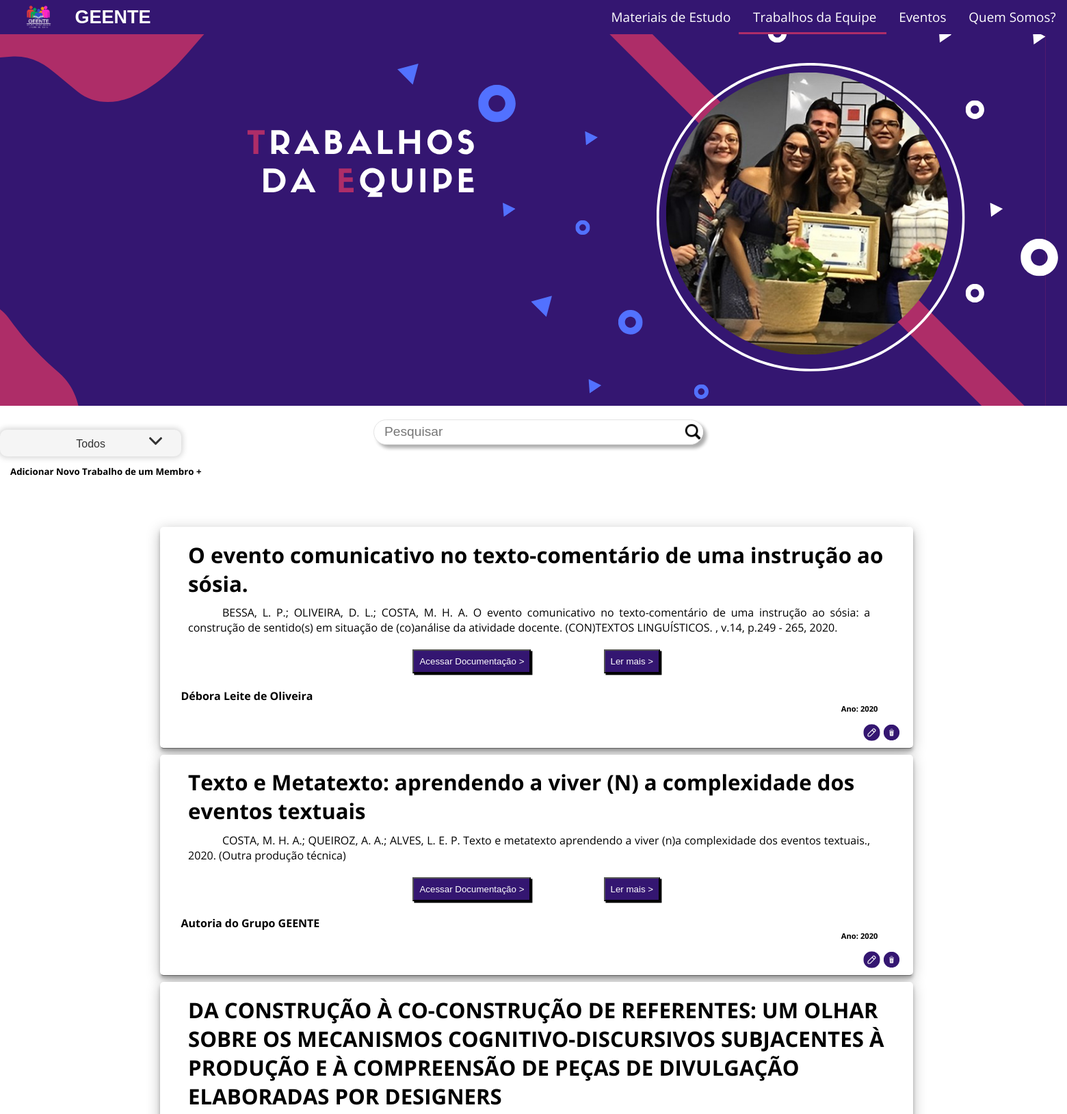
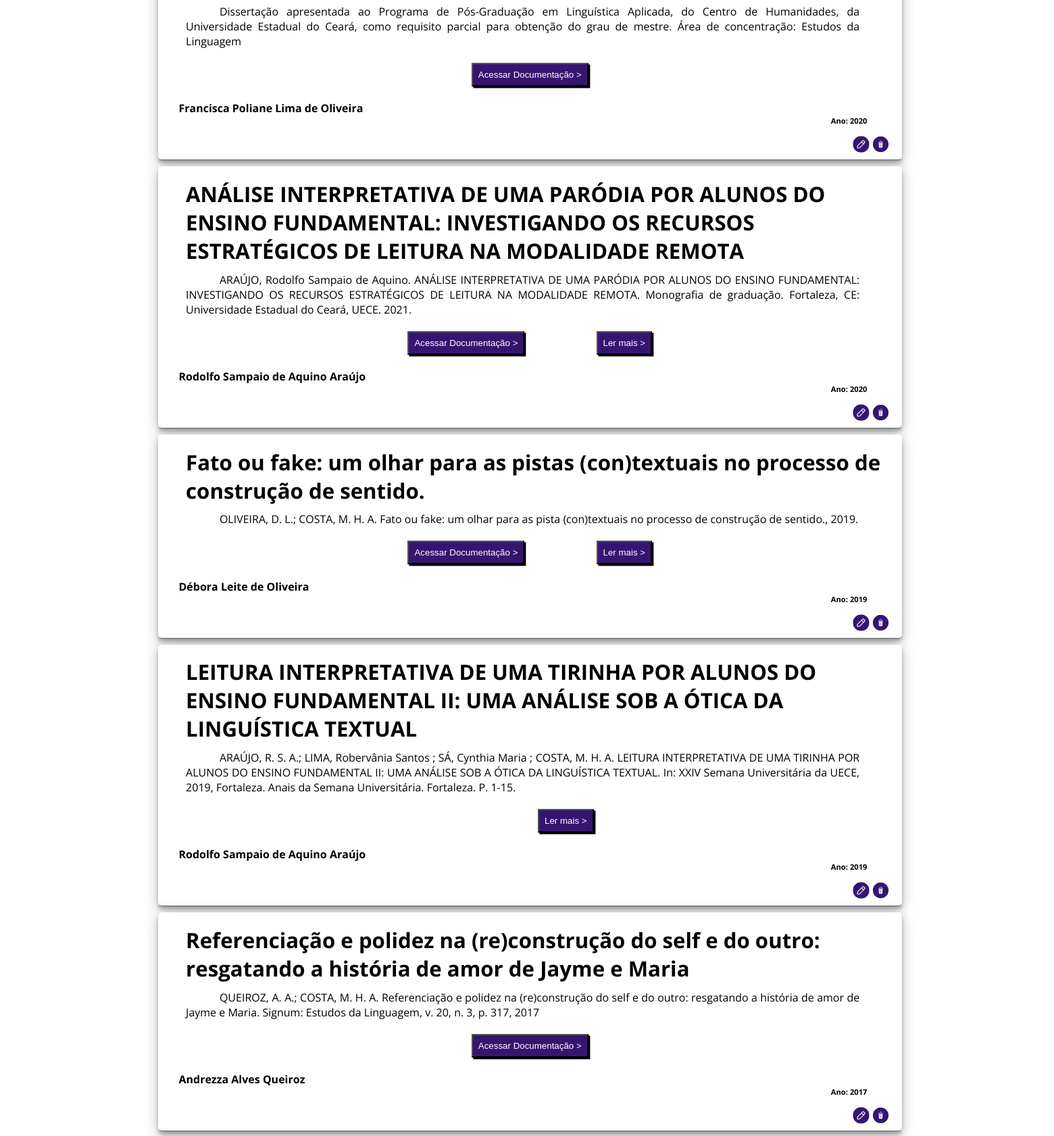
The page /paginas/trabalhos.php (signed in, upper part) on the database its author committed (2 pictures, top to bottom).
### tables this page shows
CREATE TABLE `trabalho` (
  `Id` int(11) NOT NULL,
  `Titulo` varchar(255) NOT NULL,
  `Descricao` varchar(9999) NOT NULL,
  `Data` date NOT NULL,
  `Autor` varchar(255) NOT NULL,
  `Nome_doc` varchar(255) NOT NULL,
  `Link` varchar(500) NOT NULL,
  `Categoria` varchar(255) NOT NULL
);

### paginas/trabalhos.php (the view, shortened to what this page needs)
<?php
include_once '../php/db_connect.php';
if(isset($_POST['catg']) && $_POST['catg'] == "Todos"){
    $categoria = $_POST['catg'];
    $sql = "SELECT * FROM trabalho ORDER BY Data DESC";
    $query= mysqli_query($conexao, $sql);
    $total = mysqli_num_rows($query);
}else if(isset($_POST['catg'])){
    $categoria = $_POST['catg'];
    $sql = "SELECT * FROM trabalho where Categoria = '$categoria'  ORDER BY Data DESC";
    $query= mysqli_query($conexao, $sql);
    $total = mysqli_num_rows($query);
}else if(isset($_SESSION['Page']) and $_SESSION['Page'] == "trabalhos"){
    if($_SESSION['Pesquisa'] != null){
        $sql = $_SESSION['Pesquisa'];
        $query= mysqli_query($conexao, $sql);
        $total = mysqli_num_rows($query);
    }
}else{
    $categoria = null;
    $sql = "SELECT * FROM trabalho ORDER BY Data DESC";
    $query= mysqli_query($conexao, $sql);
    $total = mysqli_num_rows($query);
}
?>
<!DOCTYPE html>
<html lang="pt-br">
<head>
    <link rel="stylesheet" href="../css/style_trabalhos.css">
</head>
<body>
    <section>
        <header id="n">
            <div class="menu">
                <ul>
                    <img src="../arquivos/logo.png" alt="" class="logo">
                    <a href="../index.php"><H1>GEENTE</H1></a>
                    <div id="lis_1">
                        <li><a href="integrantes.php" id="qs">Quem Somos?</a></li>
                        <li><a href="eventos.php" id="evt">Eventos</a></li>
                        <li><a href="trabalhos.php" id="te">Trabalhos da Equipe</a></li>
                        <li><a href="material.php" id="me">Materiais de Estudo</a></li>
                    </div>
                </ul>
            </div>
            <nav id="menu_mobile">
            </nav>
            <hr class="subl" id="linhamenu">
        </header>
        <div class="fundo">
        </div>
        <div class="titulo" id="titulo">
            <img id="tit_img" src="../imagens/trabalhostexto.svg" alt=""  draggable="false">
        </div>
        <article id="article">
            <div class="escopo">
                <div class="filtro">
                    <div class="barra">
                        <form action="../php/db_pesquisa.php" method="post">
                            <input type="text" onclick="barra()" id="barra" name="pesquisar" class="input" placeholder="Pesquisar">
                            <img src="../imagens/pesquisar.png" class="lupa" alt="">
                        </form>
                    </div>
                    <div class="categoria">
                        <select name="categoria" id="categoria" onclick="girar()">
                            <?php
                                if($categoria == null or $categoria == 'Todos'){
                                    echo '
                                        <option value="Todos">Todos</option>
                                        <option value="Artigo Científico">Artigos Científicos</option>
                                        <option value="Dissertação">Dissertações</option>
                                        <option value="Livro">Livros</option>
                                        <option value="Tese">Teses</option>
                                        <option value="Outros">Outros</option>
                                    ';
                                }else if($categoria == 'Artigo Científico'){
                                    echo '
                                        <option value="Artigo Científico">Artigos Científicos</option>
                                        <option value="Todos">Todos</option>
                                        <option value="Dissertação">Dissertações</option>
                                        <option value="Livro">Livros</option>
                                        <option value="Tese">Teses</option>
                                        <option value="Outros">Outros</option>
                                    ';
                                }else if($categoria == 'Dissertação'){
                                    echo '
                                        <option value="Dissertação">Dissertações</option>
                                        <option value="Todos">Todos</option>
                                        <option value="Artigo Científico">Artigos Científicos</option>
                                        <option value="Livro">Livros</option>
                                        <option value="Tese">Teses</option>
                                        <option value="Outros">Outros</option>
                                    ';
                                }else if($categoria == 'Livro'){
                                    echo '
                                        <option value="Livro">Livros</option>
                                        <option value="Todos">Todos</option>
                                        <option value="Artigo Científico">Artigos Científicos</option>
                                        <option value="Dissertação">Dissertações</option>
                                        <option value="Tese">Teses</option>
                                        <option value="Outros">Outros</option>
                                    ';
                                }else if($categoria == 'Tese'){
                                    echo '
                                        <option value="Tese">Teses</option>
                                        <option value="Todos">Todos</option>
                                        <option value="Artigo Científico">Artigos Científicos</option>
                                        <option value="Dissertação">Dissertações</option>
                                        <option value="Livro">Livros</option>
                                        <option value="Outros">Outros</option>
                                    ';
                                }
                            ?>
                        </select>
                        <img src="../imagens/seta.png" alt="" class="seta_img" id="imgg">
                    </div>
                </div>
                <?php
                    if($_SESSION['Adm'] == true){
                        echo "
                            <style>
                                .subl {
                                    top: 47px;
                                }
                            </style>
                            <div class='add'>
                                <h5><a href='add_trabalho.php'>Adicionar Novo Trabalho de um Membro <span class='plus'>+</span></a></h5>
                            </div>
                        ";
                    }
                ?>
                <div class="corpo">
                    <?php
                        if($total > 0){
                            while($valor = mysqli_fetch_array($query)){
                                $data = "Ano: ".(substr($valor["Data"], -10, -6));
                                $Nome_doc = $valor["Nome_doc"];
                                $letra_a = array("á", "à", "â", "ã");
                                $letra_A = array("Á", "À", "Â", "Ã");
                                $letra_o = array("ó", "ò", "ô", "õ");
                                $letra_O = array("Ó", "Ò", "Ô", "Õ");
                                $letra_e = array("é", "è", "ê");
                                $letra_E = array("É", "È", "Ê");
                                $letra_i = array("í", "ì");
                                $letra_I = array("Í", "Ì");
                                $letra_u = array("ú", "ù", "û");
                                $letra_U = array("Ú", "Ù", "Û");
                                $letra_c = array("ç");
                                $letra_C = array("Ç");
                                $Nome_doc = str_replace($letra_a, "a", $Nome_doc);
                                $Nome_doc = str_replace($letra_A, "A", $Nome_doc);
                                $Nome_doc = str_replace($letra_o, "o", $Nome_doc);
                                $Nome_doc = str_replace($letra_O, "O", $Nome_doc);
                                $Nome_doc = str_replace($letra_e, "e", $Nome_doc);
                                $Nome_doc = str_replace($letra_E, "E", $Nome_doc);
                                $Nome_doc = str_replace($letra_u, "u", $Nome_doc);
                                $Nome_doc = str_replace($letra_U, "U", $Nome_doc);
                                $Nome_doc = str_replace($letra_c, "c", $Nome_doc);
                                $Nome_doc = str_replace($letra_C, "C", $Nome_doc);
                                $Nome_doc = str_replace($letra_i, "i", $Nome_doc);
                                $Nome_doc = str_replace($letra_I, "I", $Nome_doc);
                    ?>
                                <div class="bloco">
                                    <div class="tit">
                                        <h2><?php echo $valor["Titulo"]; ?> </h2>
                                    </div>
                                    <div class="desc">
                                        <p><?php echo $valor["Descricao"]; ?></p>
                                    </div>
                                    <div class="buttons">
                                    <?php
                                        if($valor["Nome_doc"] != null){
                                            if(substr($valor["Nome_doc"], -4) == "docx" or substr($valor["Nome_doc"], -3) == "doc"){
                                                echo "<a id='doc' target='_blank' href='../php/documentos/trabalho/".$Nome_doc."'><button><p>Baixar Documentação &gt;</p></button></a>";
                                            }else{
                                                echo "<a id='doc' target='_blank' href='../php/documentos/trabalho/".$Nome_doc."'><button><p>Acessar Documentação &gt;</p></button></a>";
                                            }
                                        }
                                        if($valor['Link'] != ""){
                                            echo '<a target="_blank" id="link" href="'.$valor['Link'].'"><button><p>Ler mais &gt;</p></button></a>';
                                        }
                                    ?>
                                    </div>
                                    <div class="autor">
                                        <p><?php echo $valor["Autor"]; ?></p>
                                    </div>
                                    <div class="data">
                                        <p><?php echo $data; ?></p>
                                    </div>
                                    <?php
                                        if($_SESSION['Adm'] == true){
                                    ?>
                                        <div class="CRUD">
                                            <div class="editar">
                                                <a href="../php/db_editar_trabalho.php?<?php echo $valor["Id"];?>"><img src="../imagens/edit.svg" width="100%" height="100%"></a>
                                            </div>
                                            <div class="excluir">
                                                <a href="../php/db_excluir_trabalho.php?<?php echo $valor["Id"];?>"><img src="../imagens/trash.svg"></a>
                                            </div>
                                        </div>
                                    <?php
                                        }
                                    ?>
                                </div>
                    <?php
                            }
                        }else{
                            echo'
                                <div class="mne">
                                    <h1>Material Não Encontrado!</h1>
                                </div>
                            ';
                        }
                    ?>
                </div>
            </div>
            <br><br>
            <br>
            <br>
        </article>
    </section>
</body>
</html>

### paginas/trabalhos.php (style rules this page uses)
.subl { top: 47px; }

### rows shown on the page
trabalho: Titulo "O evento comunicativo no texto-comentário de uma instrução ao sósia.", Descricao "BESSA, L. P.; OLIVEIRA, D. L.; COSTA, M. H. A. O evento comunicativo no texto-comentário de uma instrução ao sósia: a construção de sentido(s) em situação de (co)análise da atividade docente. (CON)TEXTOS LINGUÍSTICOS. , v.14, p.249 - 265, 2020.", Autor "Débora Leite de Oliveira", Data "Ano: 2020"
trabalho: Titulo "Texto e Metatexto: aprendendo a viver (N) a complexidade dos eventos textuais", Descricao "COSTA, M. H. A.; QUEIROZ, A. A.; ALVES, L. E. P. Texto e metatexto aprendendo a viver (n)a complexidade dos eventos textuais., 2020. (Outra produção técnica)", Autor "Autoria do Grupo GEENTE", Data "Ano: 2020"
trabalho: Titulo "DA CONSTRUÇÃO À CO-CONSTRUÇÃO DE REFERENTES: UM OLHAR SOBRE OS MECANISMOS COGNITIVO-DISCURSIVOS SUBJACENTES À PRODUÇÃO E À COMPREENSÃO DE PEÇAS DE DIVULGAÇÃO ELABORADAS POR DESIGNERS", Descricao "Dissertação apresentada ao Programa de Pós-Graduação em Linguística Aplicada, do Centro de Humanidades, da Universidade Estadual do Ceará, como requisito parcial para obtenção do grau de mestre. Área de concentração: Estudos da Linguagem", Autor "Francisca Poliane Lima de Oliveira", Data "Ano: 2020"
trabalho: Titulo "ANÁLISE INTERPRETATIVA DE UMA PARÓDIA POR ALUNOS DO ENSINO FUNDAMENTAL: INVESTIGANDO OS RECURSOS ESTRATÉGICOS DE LEITURA NA MODALIDADE REMOTA", Descricao "ARAÚJO, Rodolfo Sampaio de Aquino. ANÁLISE INTERPRETATIVA DE UMA PARÓDIA POR ALUNOS DO ENSINO FUNDAMENTAL: INVESTIGANDO OS RECURSOS ESTRATÉGICOS DE LEITURA NA MODALIDADE REMOTA. Monografia de graduação. Fortaleza, CE: Universidade Estadual do Ceará, UECE. 2021.", Autor "Rodolfo Sampaio de Aquino Araújo", Data "Ano: 2020"
trabalho: Titulo "Fato ou fake: um olhar para as pistas (con)textuais no processo de construção de sentido.", Descricao "OLIVEIRA, D. L.; COSTA, M. H. A. Fato ou fake: um olhar para as pista (con)textuais no processo de construção de sentido., 2019.", Autor "Débora Leite de Oliveira", Data "Ano: 2019"
trabalho: Titulo "LEITURA INTERPRETATIVA DE UMA TIRINHA POR ALUNOS DO ENSINO FUNDAMENTAL II: UMA ANÁLISE SOB A ÓTICA DA LINGUÍSTICA TEXTUAL", Descricao "ARAÚJO, R. S. A.; LIMA, Robervânia Santos ; SÁ, Cynthia Maria ; COSTA, M. H. A. LEITURA INTERPRETATIVA DE UMA TIRINHA POR ALUNOS DO ENSINO FUNDAMENTAL II: UMA ANÁLISE SOB A ÓTICA DA LINGUÍSTICA TEXTUAL. In: XXIV Semana Universitária da UECE, 2019, Fortaleza. Anais da Semana Universitária. Fortaleza. P. 1-15.", Autor "Rodolfo Sampaio de Aquino Araújo", Data "Ano: 2019"
trabalho: Titulo "Referenciação e polidez na (re)construção do self e do outro: resgatando a história de amor de Jayme e Maria", Descricao "QUEIROZ, A. A.; COSTA, M. H. A. Referenciação e polidez na (re)construção do self e do outro: resgatando a história de amor de Jayme e Maria. Signum: Estudos da Linguagem, v. 20, n. 3, p. 317, 2017", Autor "Andrezza Alves Queiroz", Data "Ano: 2017"
